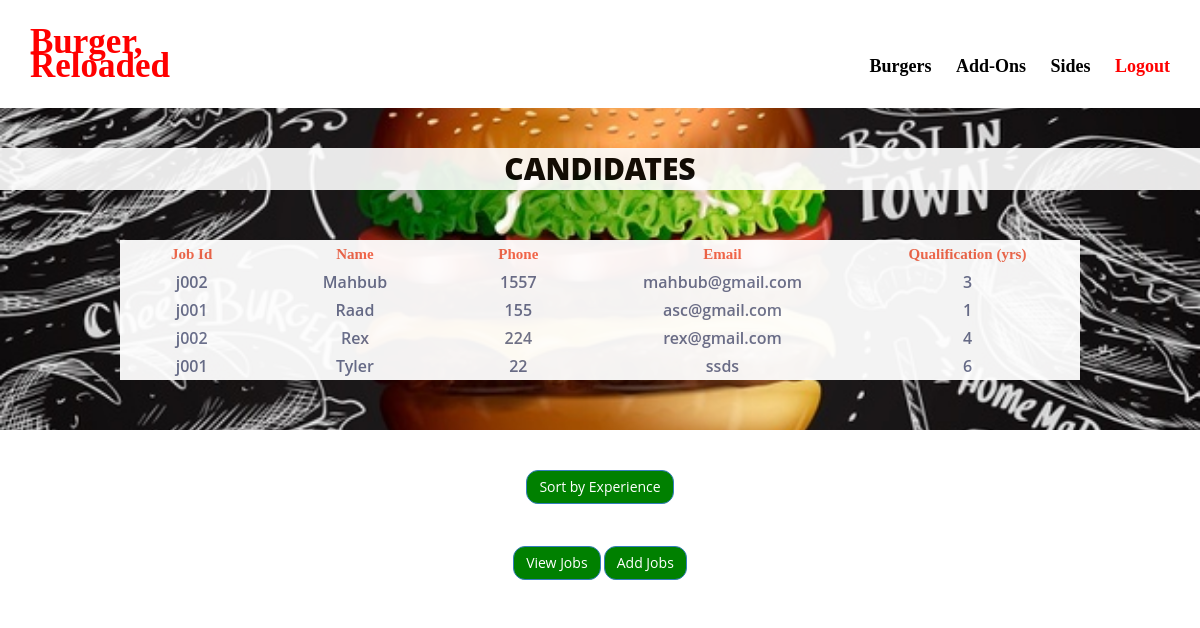
Page /View/admin_view_candidates.php on the committed database.
### tables this page shows
CREATE TABLE `job_candidates` (
  `job_id` varchar(10) NOT NULL,
  `candidate_name` varchar(100) NOT NULL,
  `candidate_phone` int(13) NOT NULL,
  `candidate_email` varchar(50) NOT NULL,
  `qualifications` text NOT NULL
);

### View/admin_view_candidates.php (the view, shortened to what this page needs)
<html lang="en">
  <head>
      <link href="css/bootstrap.min.css" rel="stylesheet"/>
      <link href="css/font-awesome.min.css" rel="stylesheet"/>
      <link href="css/animate.min.css" rel="stylesheet"/>
      <link href="css/main.css" rel="stylesheet"/>
  </head>
  <body>
	<section id="header">
		<div class="row">
			<div class="col-md-2" style="font-size: 35px;color:red; font-family: Times New Roman;"> <a href ="../Controller/admin_home.php">Burger, </br>Reloaded </a></div>
			<div class="col-md-10" style="text-align: right"> <br>
				<a href="admin_burgers.php" style="margin-left: 20px;"> Burgers </a>
				<a href="admin_addons.php" style="margin-left: 20px;"> Add-Ons  </a>
				<a href="admin_sides.php" style="margin-left: 20px;"> Sides </a>
				<a href="../Controller/admin_login.php" style="margin-left: 20px; color: red"> Logout  </a>
			</div>
		</div>
	</section>
	<section id = "section1">
		<div class="title" style="color: black;background:white; opacity:90%;"> Candidates </div>
		<div style="margin-left:10%; margin-right:10%; margin-top:50px; margin-bottom:50px;text-align:center;background:white; opacity:95%;">
			<div class="row" style="padding:5px;">
				<div class="col-md-2"style="font-size:15px; color: #F2674A;font-family: Verdana;">  Job Id </div>
				<div class="col-md-2"style="font-size:15px; color: #F2674A;font-family: Verdana;">  Name </div>
				<div class="col-md-2"style="font-size:15px; color: #F2674A;font-family: Verdana;">  Phone </div>
                <div class="col-md-3"style="font-size:15px; color: #F2674A;font-family: Verdana;">  Email </div>
                <div class="col-md-3"style="font-size:15px; color: #F2674A;font-family: Verdana;">  Qualification (yrs)</div>
			</div>
			<?php
			require_once("../Model/DBconnect.php");
			$sql = "SELECT * FROM job_candidates";
			$result = mysqli_query($conn, $sql);
			if(mysqli_num_rows($result) > 0){
				while($row = mysqli_fetch_array($result)){
			?>
			<div class="row" style="padding:5px;">
				<div class="col-md-2">  <?php echo $row[0]; ?> </div>
				<div class="col-md-2">  <?php echo $row[1]; ?> </div>
				<div class="col-md-2">  <?php echo $row[2]; ?> </div>
                <div class="col-md-3">  <?php echo $row[3]; ?> </div>
                <div class="col-md-3">  <?php echo $row[4]; ?>
				</div>
			</div>
			<?php
				}
			}
			?>
		</div>
	</section>
	<section id="footer">
        <div class="border border-light p-3 mb-4">
          <div class="text-center">
		  <button type="button" class="btn btn-primary"style="background-color:green;border-radius: 12px;">
			<a href="admin_view_candidates_sorted.php">Sort by Experience</a></button></br></br></br></br>
            <button type="button" class="btn btn-primary"style="background-color:green;border-radius: 12px;">
			<a href="admin_jobs.php">View Jobs</a></button>
            <button type="button" class="btn btn-primary"style="background-color:green;border-radius: 12px;">
			<a href="../Controller/admin_add_jobs.php">Add Jobs</a></button>
          </div>
        </div>
	</section>
  </body>
</html>

### View/css/main.css (style rules this page uses)
#header { background-color: rgb(255, 255, 255); color: black; font: 600 18px/24px Times New Roman; padding: 30px; padding-top: 30px; }
#section1 { background-image: url("../img/bg1.jpg"); background-color: rgba(40,57,101,.5); background-position: center; background-size: cover; background-repeat:no-repeat; position: relative; overflow: hidden; }
.title { width: 100%; padding: 12px 20px; margin-top: 40px; text-align:center; text-transform: Uppercase; font-weight: 800; font-size: 30px; }
#footer { background-color: #FFF; color: black; font: 600 12px/14px 'Open Sans',sans-serif; padding: 20px; padding-top: 40px; }
body { margin:0; color:#6a6f8c; font:600 16px/18px 'Open Sans',sans-serif; }
*,:after,:before { box-sizing:border-box }
a { color:inherit;text-decoration:none }

### rows in the picture
job_candidates: job "j002", candidate_name "Mahbub", candidate_phone "1557", candidate_email "mahbub@gmail.com", qualifications "3"
job_candidates: job "j001", candidate_name "Raad", candidate_phone "155", candidate_email "asc@gmail.com", qualifications "1"
job_candidates: job "j002", candidate_name "Rex", candidate_phone "224", candidate_email "rex@gmail.com", qualifications "4"
job_candidates: job "j001", candidate_name "Tyler", candidate_phone "22", candidate_email "ssds", qualifications "6"
